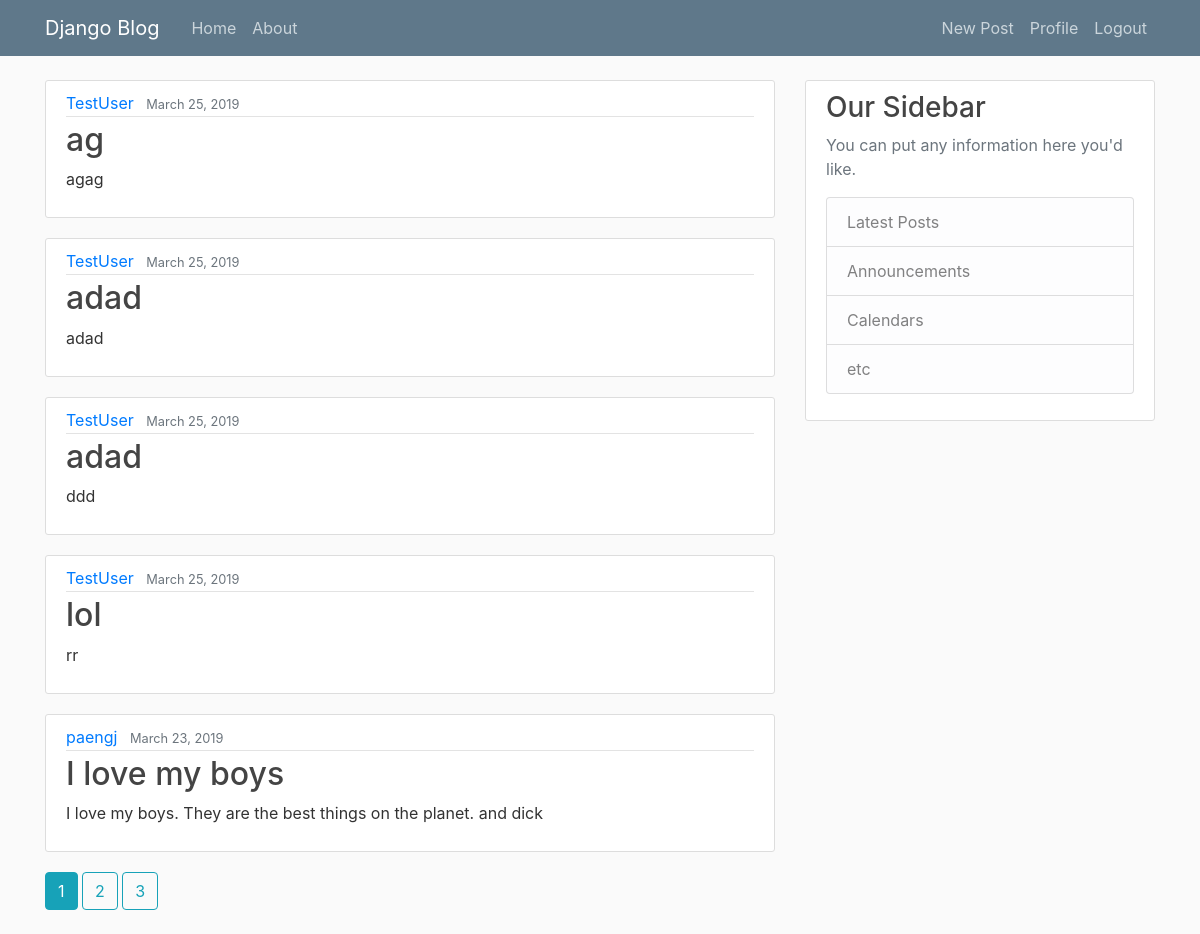
Screenshot of / (signed in) with the database file from the repository.
### blog/models.py (models this page shows, shortened)
class Post(models.Model):
    title = models.CharField(max_length=100)
    content = models.TextField()
    date_posted = models.DateTimeField(default=timezone.now)
    author = models.ForeignKey(User, on_delete=models.CASCADE)

### blog/views.py (the view)
# urls.py: path('', PostListView.as_view(), name='blog-home'),
class PostListView(ListView):
    model = Post
    template_name = 'blog/home.html' # <app>/<model>_<viewtype>.html
    context_object_name = 'posts'
    ordering = ['-date_posted']
    paginate_by = 5

### blog/templates/blog/home.html (shortened to what this page needs)
{% extends "blog/base.html" %}
{% block content %}
    {% for post in posts %}
    <article class="media content-section">
        <div class="media-body">
            <div class="article-metadata">
            <a class="mr-2" href="#">{{ post.author }}</a>
            <small class="text-muted">{{ post.date_posted | date:"F d, Y" }}</small>
            </div>
            <h2><a class="article-title" href="{% url 'post-detail' post.id %}">{{ post.title }}</a></h2>
            <p class="article-content">{{ post.content }}</p>
        </div>
    </article>
    {% endfor %}
    {% if is_paginated %}
        {% for num in page_obj.paginator.page_range %}
            {% if page_obj.number == num %}
                <a class="btn btn-info mb-4" href="?page={{ num }}">{{ num }}</a>
            {% elif num > page_obj.number|add:'-3' and num < page_obj.number|add:'3' %}
                <a class="btn btn-outline-info mb-4" href="?page={{ num }}">{{ num }}</a>
            {% endif %}
        {% endfor %}
    {% endif %}
{% endblock content %}

### blog/static/blog/main.css (style rules this page uses)
body { background: #fafafa; color: #333333; margin-top: 5rem; }
h1, h2, h3, h4, h5, h6 { color: #444444; }
.content-section { background: #ffffff; padding: 10px 20px; border: 1px solid #dddddd; border-radius: 3px; margin-bottom: 20px; }
.article-title { color: #444444; }
.article-content { white-space: pre-line; }
.article-metadata { padding-bottom: 1px; margin-bottom: 4px; border-bottom: 1px solid #e3e3e3 }

### rows the page displays
Post: author "TestUser", date_posted "March 25, 2019", title "ag", content "agag"
Post: author "TestUser", date_posted "March 25, 2019", title "adad", content "adad"
Post: author "TestUser", date_posted "March 25, 2019", title "adad", content "ddd"
Post: author "TestUser", date_posted "March 25, 2019", title "lol", content "rr"
Post: author "paengj", date_posted "March 23, 2019", title "I love my boys", content "I love my boys. They are the best things on the planet. and dick"

### other values shown
{{ num }} "1"
{{ num }} "2" "3"
